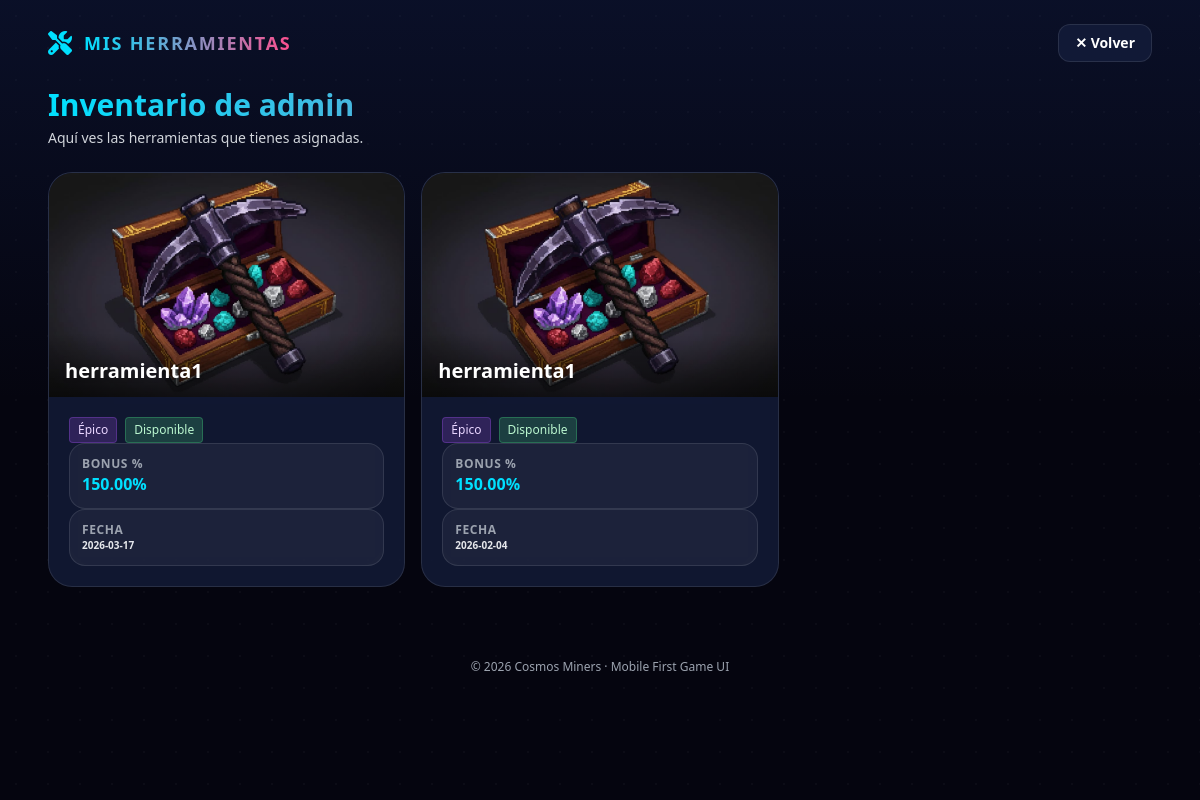
/tools/ (signed in), run on the app's committed database.
### game/models.py (models this page shows, shortened)
class UserTool(models.Model):
    owner = models.ForeignKey(
        Profile,
        on_delete=models.CASCADE,
        related_name="tools"
    )
    tool_type = models.ForeignKey(
        ToolType,
        on_delete=models.PROTECT,
        related_name="user_tools"
    )
    status = models.CharField(
        max_length=20,
        choices=ToolStatus.choices,
        default=ToolStatus.IDLE
    )
    obtained_at = models.DateTimeField(auto_now_add=True)

class ToolType(models.Model):
    name = models.CharField(max_length=100)
    image = models.ImageField(
        upload_to="tools/",
        null=True,
        blank=True
    )
    rarity = models.CharField(
        max_length=20,
        choices=ToolRarity.choices
    )
    bonus_pct = models.DecimalField(
        max_digits=5,
        decimal_places=2,
        default=Decimal("100.00"),
        help_text="Bonus de producción en %. Ej: 100=x1, 200=x2 (duplica rango mineral)"
    )
    is_active = models.BooleanField(default=True)
    is_free = models.BooleanField(default=False)
    created_at = models.DateTimeField(auto_now_add=True)

### game/views_tools.py (the view)
# urls.py: path("tools/", tools_view, name="tools_view"),
@login_required
def tools_view(request):
    profile, _ = Profile.objects.get_or_create(user=request.user)
    tools = profile.tools.select_related("tool_type").order_by("-obtained_at")
    return render(request, "game/tools.html", {"profile": profile, "tools": tools})

### game/templates/game/tools.html (shortened to what this page needs)
<!DOCTYPE html>
<html lang="es">
<head>
    <script src="https://cdn.tailwindcss.com"></script>
    <link rel="stylesheet" href="https://cdnjs.cloudflare.com/ajax/libs/font-awesome/6.4.0/css/all.min.css" />
</head>
<body class="min-h-screen bg-space text-white overflow-x-hidden relative">
    <div
        class="absolute inset-0 bg-[radial-gradient(circle,_rgba(255,255,255,0.15)_1px,_transparent_1px)] bg-[size:32px_32px] opacity-20">
    </div>
    <div class="absolute inset-0 bg-gradient-to-b from-blue-900/20 via-transparent to-pink-900/20"></div>
    <header class="relative z-10 px-6 py-6 flex items-center justify-between max-w-6xl mx-auto">
        <div class="flex items-center gap-3">
            <i class="fas fa-tools text-accent text-2xl"></i>
            <span
                class="font-extrabold tracking-widest text-lg bg-gradient-to-r from-accent to-pink bg-clip-text text-transparent">MIS
                HERRAMIENTAS</span>
        </div>
        <a href="/home/"
            class="bg-card backdrop-blur-xl border border-white/10 px-4 py-2 rounded-xl text-sm font-semibold">
            ✕ Volver
        </a>
    </header>
    <main class="relative z-10 px-6 pb-12 max-w-6xl mx-auto">
        <section class="mb-6">
            <h1
                class="text-3xl font-black leading-tight bg-gradient-to-r from-accent to-pink bg-clip-text text-transparent">
            </h1>
            <p class="text-sm text-gray-300 mt-1">Aquí ves las herramientas que tienes asignadas.</p>
        </section>
        <section class="grid gap-4 sm:grid-cols-2 lg:grid-cols-3">
            {% for t in tools %}
            <article
                class="bg-card backdrop-blur-xl border border-white/10 rounded-3xl overflow-hidden hover:border-accent/30 transition">
                <div class="relative">
                    {% if t.tool_type.image %}
                    <img src="{{ t.tool_type.image.url }}" alt="{{ t.tool_type.name }}"
                        class="w-full h-44 sm:h-48 lg:h-56 object-cover" />
                    {% else %}
                    <div class="w-full h-44 sm:h-48 lg:h-56 bg-white/5 flex items-center justify-center text-accent">
                        <i class="fas fa-tools text-5xl"></i>
                    </div>
                    {% endif %}
                    <div class="absolute inset-x-0 bottom-0 h-16 bg-gradient-to-t from-black/60 to-transparent"></div>
                    <div class="absolute left-4 bottom-3 right-4">
                        <div class="font-black text-xl truncate drop-shadow">{{ t.tool_type.name }}</div>
                    </div>
                </div>
                <div class="p-5">
                    <div class="flex items-center gap-2 flex-wrap">
                        {% if t.tool_type.rarity == 'common' %}
                        <span class="px-2 py-1 rounded bg-gray-500/20 text-xs text-gray-300 border border-gray-500/30">Común</span>
                        {% elif t.tool_type.rarity == 'uncommon' %}
                        <span class="px-2 py-1 rounded bg-green-400/20 text-xs text-green-200 border border-green-400/30">Poco común</span>
                        {% elif t.tool_type.rarity == 'rare' %}
                        <span class="px-2 py-1 rounded bg-blue-400/20 text-xs text-blue-200 border border-blue-400/30">Raro</span>
                        {% elif t.tool_type.rarity == 'epic' %}
                        <span class="px-2 py-1 rounded bg-purple-500/20 text-xs text-purple-200 border border-purple-500/30">Épico</span>
                        {% elif t.tool_type.rarity == 'legendary' %}
                        <span class="px-2 py-1 rounded bg-yellow-400/20 text-xs text-yellow-200 border border-yellow-400/30">Legendario</span>
                        {% else %}
                        <span class="px-2 py-1 rounded bg-white/10 text-xs">{{ t.tool_type.get_rarity_display }}</span>
                        {% endif %}
                        {% if t.status == 'idle' %}
                        <span
                            class="px-2 py-1 rounded bg-green-400/20 text-xs text-green-200 border border-green-400/30">Disponible</span>
                        {% elif t.status == 'traveling' %}
                        <span
                            class="px-2 py-1 rounded bg-yellow-400/20 text-xs text-yellow-200 border border-yellow-400/30">En
                            uso</span>
                        {% else %}
                        <span class="px-2 py-1 rounded bg-white/10 text-xs">{{ t.get_status_display }}</span>
                        {% endif %}
                    </div>
                        <div class="rounded-2xl bg-white/5 border border-white/10 p-3 col-span-2">
                            <div class="text-xs text-gray-400 font-bold uppercase tracking-wider">Bonus %</div>
                            <div class="font-bold text-accent">{{ t.tool_type.bonus_pct }}%</div>
                        </div>
                        <div class="rounded-2xl bg-white/5 border border-white/10 p-3">
                            <div class="text-xs text-gray-400 font-bold uppercase tracking-wider">Fecha</div>
                            <div class="font-semibold text-gray-200 text-[10px]">{{ t.obtained_at|date:"Y-m-d" }}</div>
                        </div>
                </div>
            </article>
            {% endfor %}
        </section>
    </main>
    <footer class="relative z-10 mt-6 pb-10 text-center text-gray-400 text-xs">
        © 2026 Cosmos Miners · Mobile First Game UI
    </footer>
</body>
</html>

### data on the page
UserTool: tool_type.image (picture), tool_type.name "herramienta1", shows "Épico", status "Disponible", tool_type.bonus_pct "150.00", obtained_at "2026-03-17"
UserTool: tool_type.image (picture), tool_type.name "herramienta1", shows "Épico", status "Disponible", tool_type.bonus_pct "150.00", obtained_at "2026-02-04"
